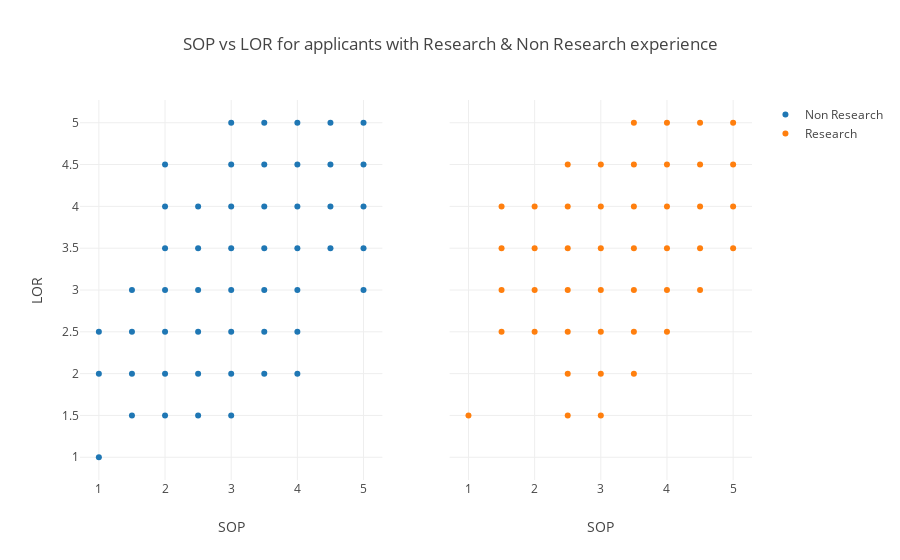

The cell this chart's notebook holds for it:
### Code cell
import plotly.tools as tls

fig = tls.make_subplots(rows=1, cols=2, shared_yaxes=True)
                       
df_non_research=df_research_grouped[df_research_grouped['Research']==0]
df_research=df_research_grouped[df_research_grouped['Research']==1]
fig.append_trace({'x': df_non_research.SOP, 'y': df_non_research['LOR '],'text':df_non_research['counts'],'type': 'scatter', 'name': 'Non Research','mode':'markers'}, 1, 1)
fig.append_trace({'x': df_research.SOP, 'y': df_research['LOR '], 'type': 'scatter','text':df_research['counts'], 'name': 'Research','mode':'markers'}, 1, 2)
fig['layout']['xaxis1'].update(title='SOP')
fig['layout']['xaxis2'].update(title='SOP')
fig['layout']['yaxis1'].update(title='LOR')
fig['layout'].update(hovermode= 'closest')
fig['layout'].update(title='SOP vs LOR for applicants with Research & Non Research experience')

cf.iplot(fig)

### Figure 1 — Plotly figure (JSON) as saved in the notebook; plotly's stock layout.template omitted (floating-point values rounded to 4 significant figures)
{"data": [{"mode": "markers", "name": "Non Research", "text": [1, 2, 2, 1, 13, 3, 2, 3, 6, 14, 6, 3, 1, 1, 3, 6, 6, 15, 5, 6, 1, 3, 4, 13, 11, 6, 1, 2, 2, 4, 14, 7, 6, 1, 1, 1, 1, 4, 7, 4, 6, 3, 4, 5, 2, 2, 1, 1, 2, 1, 1], "type": "scatter", "uid": "599b19b8-39ce-4352-9cd2-bfb65d611319", "x": [1, 1, 1, 1.5, 1.5, 1.5, 1.5, 2, 2, 2, 2, 2, 2, 2, 2.5, 2.5, 2.5, 2.5, 2.5, 2.5, 3, 3, 3, 3, 3, 3, 3, 3, 3.5, 3.5, 3.5, 3.5, 3.5, 3.5, 3.5, 4, 4, 4, 4, 4, 4, 4, 4.5, 4.5, 4.5, 4.5, 5, 5, 5, 5, 5], "xaxis": "x", "y": [1, 2, 2.5, 1.5, 2, 2.5, 3, 1.5, 2, 2.5, 3, 3.5, 4, 4.5, 1.5, 2, 2.5, 3, 3.5, 4, 1.5, 2, 2.5, 3, 3.5, 4, 4.5, 5, 2, 2.5, 3, 3.5, 4, 4.5, 5, 2, 2.5, 3, 3.5, 4, 4.5, 5, 3.5, 4, 4.5, 5, 3, 3.5, 4, 4.5, 5], "yaxis": "y"}, {"mode": "markers", "name": "Research", "text": [1, 1, 2, 2, 1, 2, 3, 1, 3, 1, 7, 1, 4, 4, 3, 3, 1, 5, 5, 10, 12, 3, 3, 1, 4, 16, 9, 16, 3, 4, 3, 6, 13, 15, 15, 11, 3, 5, 19, 16, 7, 2, 4, 11, 19], "type": "scatter", "uid": "59c4b3fa-4e28-4132-a24e-f46cfd1996fc", "x": [1, 1.5, 1.5, 1.5, 1.5, 2, 2, 2, 2, 2.5, 2.5, 2.5, 2.5, 2.5, 2.5, 2.5, 3, 3, 3, 3, 3, 3, 3, 3.5, 3.5, 3.5, 3.5, 3.5, 3.5, 3.5, 4, 4, 4, 4, 4, 4, 4.5, 4.5, 4.5, 4.5, 4.5, 5, 5, 5, 5], "xaxis": "x2", "y": [1.5, 2.5, 3, 3.5, 4, 2.5, 3, 3.5, 4, 1.5, 2, 2.5, 3, 3.5, 4, 4.5, 1.5, 2, 2.5, 3, 3.5, 4, 4.5, 2, 2.5, 3, 3.5, 4, 4.5, 5, 2.5, 3, 3.5, 4, 4.5, 5, 3, 3.5, 4, 4.5, 5, 3.5, 4, 4.5, 5], "yaxis": "y"}], "layout": {"hovermode": "closest", "title": {"text": "SOP vs LOR for applicants with Research & Non Research experience"}, "xaxis": {"anchor": "y", "domain": [0, 0.45], "title": {"text": "SOP"}}, "xaxis2": {"anchor": "free", "domain": [0.55, 1], "position": 0, "title": {"text": "SOP"}}, "yaxis": {"anchor": "x", "domain": [0, 1], "title": {"text": "LOR"}}}}
